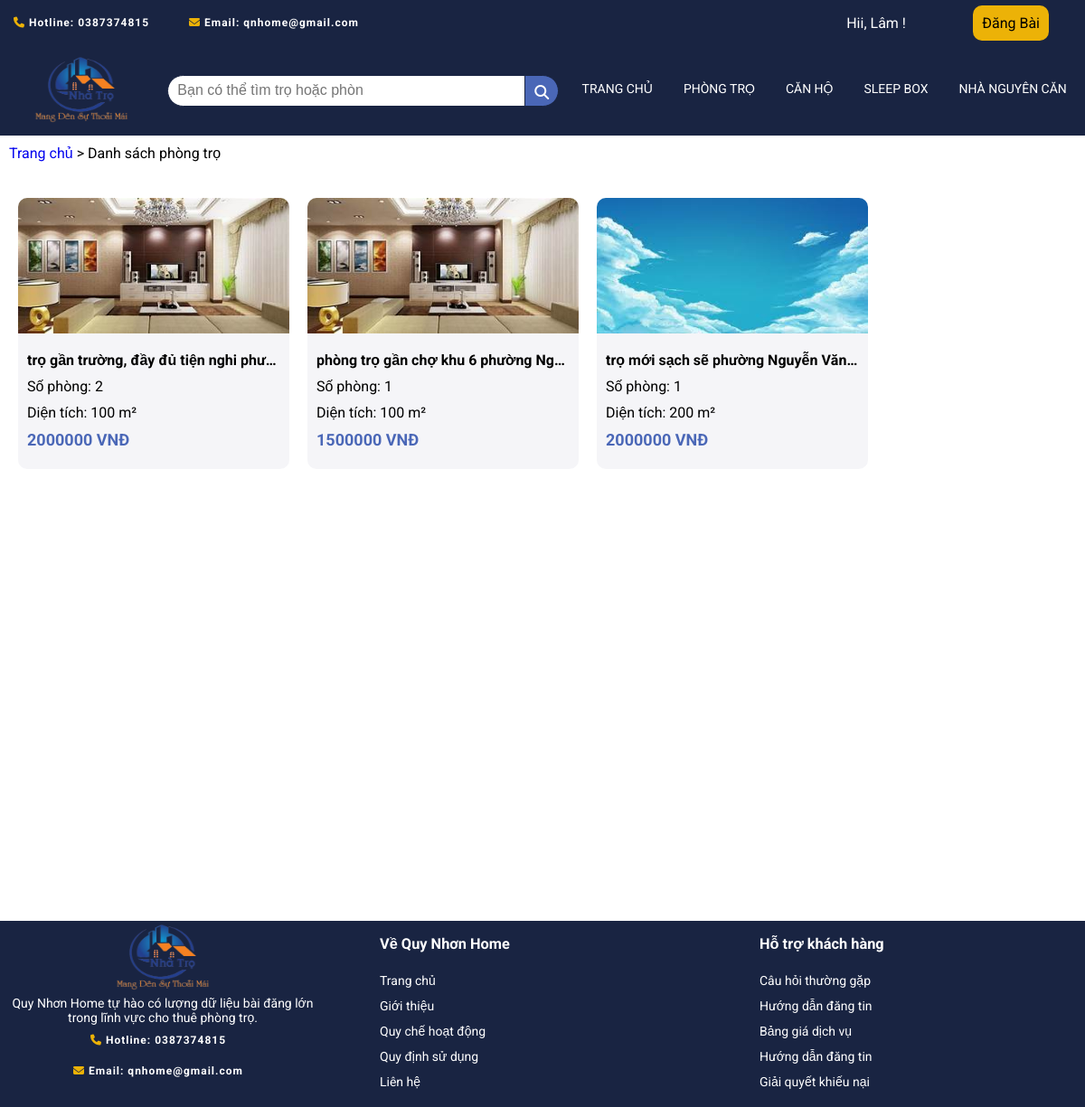
Page /trangdanhsachphongtro.php (signed in) on the committed database.
### tables this page shows
CREATE TABLE IF NOT EXISTS `phongtro` (
  `Id_PhongTro` int(11) NOT NULL AUTO_INCREMENT,
  `TieuDe` text DEFAULT NULL,
  `LoaiHinhChoThue` text DEFAULT NULL,
  `HinhAnh` text DEFAULT NULL,
  `DiaChiCuThe` text DEFAULT NULL,
  `Phuong` text DEFAULT NULL,
  `Gia` int(11) DEFAULT NULL,
  `DienTich` int(11) DEFAULT NULL,
  `SoPhong` int(11) DEFAULT NULL,
  `MoTa` text DEFAULT NULL,
  `Id_DanhMuc` int(11) DEFAULT NULL,
  `Id_User` int(11) DEFAULT NULL,
  `status` enum('pending','approved','rejected') NOT NULL,
  `full_text_search_column` text GENERATED ALWAYS AS (concat_ws(' ',`TieuDe`,`Phuong`,`Gia`,`SoPhong`,`DienTich`,`MoTa`)) STORED,
  `ThoiGianDang` datetime DEFAULT NULL,
  PRIMARY KEY (`Id_PhongTro`),
  KEY `Id_DanhMuc` (`Id_DanhMuc`),
  KEY `Id_User` (`Id_User`)
);

### trangdanhsachphongtro.php (the view, shortened to what this page needs)
<!DOCTYPE html>
<html lang="en">
<head>
    <link rel="stylesheet" href="/css/trangdanhsachphongtro.css" />
    <link rel="stylesheet" href="https://cdnjs.cloudflare.com/ajax/libs/font-awesome/6.4.0/css/all.min.css" />
</head>
<body>
    <?php
    require 'layout/header.php';
    ?>
    <div class="breadcrumb" style="margin-top: 10px; margin-bottom: 20px;margin-left: 10px;">
        <a href="/trangchu.php" style="text-decoration: none;">Trang chủ</a> &gt; Danh sách phòng trọ
    </div>
    <div class="main">
        <div class="thanhphan">
            <?php
            $kn = mysqli_connect("localhost", "root", "", "webtimtro") or die("Không kết nối được");
            mysqli_set_charset($kn, "utf8mb4");
            $caulenh = "SELECT phongtro.* FROM phongtro
            INNER JOIN danhmuc ON phongtro.Id_DanhMuc = danhmuc.Id_DanhMuc
            WHERE danhmuc.TenDanhMuc = 'Phòng trọ' and phongtro.status='approved'";
            $kq = mysqli_query($kn, $caulenh);
            while ($row = mysqli_fetch_array($kq)) {
                $id_pt = $row["Id_PhongTro"];
                echo "<div class='tongquat'>
                    <a href='trangphongchitiet.php?id=$id_pt'>
                        <div class='noidung'>
                            <div class='top'>
                                <img src='/process/" . $row["HinhAnh"] . "' alt='hinhanh'/>
                            </div>
                            <div class='bottom'>
                                <h4>" . $row["MoTa"] . " phường ". $row["Phuong"] ."</h4>
                                <p>Số phòng: " . $row["SoPhong"] . "</p>
                                <p>Diện tích: " . $row["DienTich"] . " m²</p>
                                <p style='color:#4a67b7; font-weight: 700; font-size: 18px'>" . $row["Gia"] . " VNĐ</p>
                            </div>
                        </div>
                    </a>
                </div>";
            }
            ?>
        </div>
    </div>
    <?php
    require 'layout/footer.php';
    ?>
</body>
</html>

### css/trangdanhsachphongtro.css (style rules this page uses)
body { font-family: 'Roboto', sans-serif; margin: 0; padding: 0; height: 800px; }
.main { width: auto; height: 100%; border: 1px none #b2b0b0; padding: 10px; margin: auto; }
.thanhphan { width: 100%; display: flex; flex-wrap: wrap; justify-content: flex-start; margin: 10px; padding: 0; gap: 20px }
.tongquat { width: 300px; height: 300px; }
.tongquat a { color: black; text-decoration: none; }
.tongquat img { border-top: 10px; }
.noidung { display: flex; flex-direction: column; border-radius: 10px; overflow: hidden; background-color: #f4f4f8e7; transition: box-shadow 0.3s; margin: auto; }
.top { height: 150px; margin-bottom: 10px; }
.top img { width: 100%; height: 100%; }
.bottom { height: 140px; }
.bottom p,h4 { margin: 10px; padding: 0; }
.noidung .bottom h4 { overflow: hidden; max-width: 300px; text-overflow: ellipsis; white-space:nowrap; }

### css/header.css (style rules this page uses)
body { font-family: 'Roboto', sans-serif; margin: 0; padding: 0; }

### rows in the picture
phongtro: HinhAnh (picture), MoTa "trọ gần trường, đầy đủ tiện nghi", SoPhong "2", DienTich "100", Gia "2000000"
phongtro: HinhAnh (picture), MoTa "phòng trọ gần chợ khu 6", Phuong "Ng…", SoPhong "1", DienTich "100", Gia "1500000"
phongtro: HinhAnh (picture), MoTa "trọ mới sạch sẽ", Phuong "Nguyễn Văn…", SoPhong "1", DienTich "200", Gia "2000000"

### other values in the picture
$_SESSION['ten'] "Lâm"
